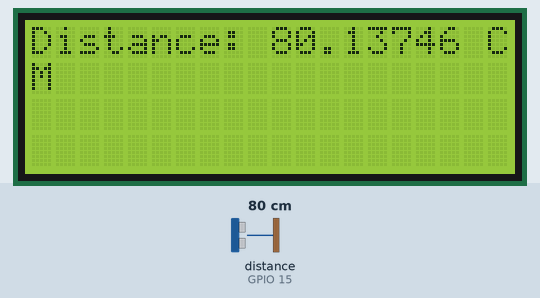
Simulated run of this program. Board: ESP32 board running MicroPython. Parts: 20×4 character LCD. Inputs (shaded band) come from the test bench; at power-on: distance to the obstacle (sensor on GPIO 15) 80 cm. Library files of the repository ran but are not shown: hcsr04.py, gpio_lcd.py.

Above: at 1.2 s.
1.3 s: distance to the obstacle (sensor on GPIO 15) set to 250 cm
At 2.6 s:
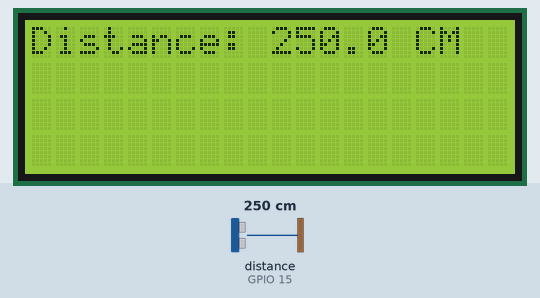
5.4 s: distance to the obstacle (sensor on GPIO 15) set to 2 cm
At 6.8 s:
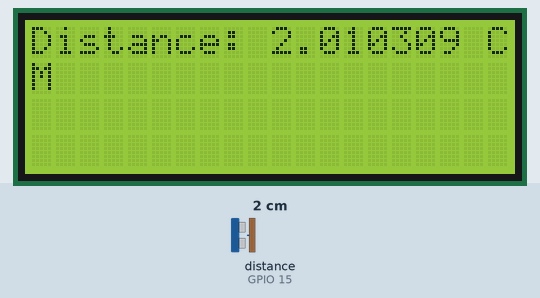
8.8 s: distance to the obstacle (sensor on GPIO 15) set to 299 cm
At 9.7 s:
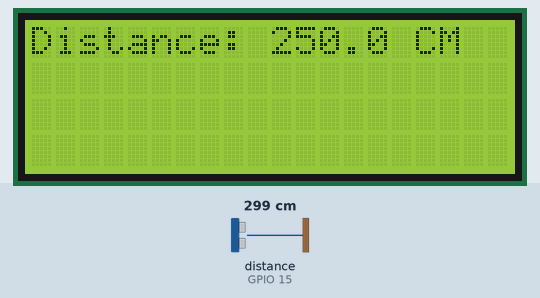
Timing chart, 0 to 11.8 s (numbered marks = the images above; inputs shaded):
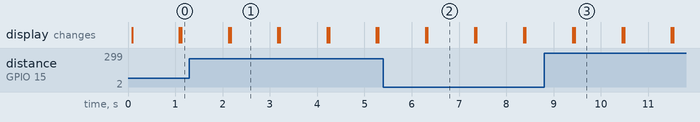

The program:

_velse_1.2.py
```python
################################
#Moduler og Classes anvendt
from hcsr04 import HCSR04
import uasyncio as asyncio
from gpio_lcd import GpioLcd
from machine import Pin
############################
#Variabler og objekter
lcd = GpioLcd(rs_pin=Pin(27), enable_pin=Pin(25),
                 d4_pin=Pin(33), d5_pin=Pin(32),
                 d6_pin=Pin(21), d7_pin=Pin(22),
                 num_lines=4, num_columns=20)
ultrasonic = HCSR04(2, 15) #pin 34 virkede ikke, da den er input only og trigger er pin.OUT, så har brugt pin 2 i stedet

async def distance():
    while True:
        lcd.clear()
        lcd.putstr(f"Distance: {ultrasonic.distance_cm()} CM")
        await asyncio.sleep(1)

loop = asyncio.get_event_loop()
loop.create_task(distance())
loop.run_forever()
```

Measured:
- after the input at 1.3 s, the display: first differs from a run without the input after 0.87 s (image 1)
- after the input at 5.4 s, the display: first differs from a run without the input after 0.93 s (image 2)
- after the input at 8.8 s, the display: first differs from a run without the input after 0.65 s (image 3)
- what the display in image 1 shows lasts 1.0 s, from 2.2 s to 3.2 s
